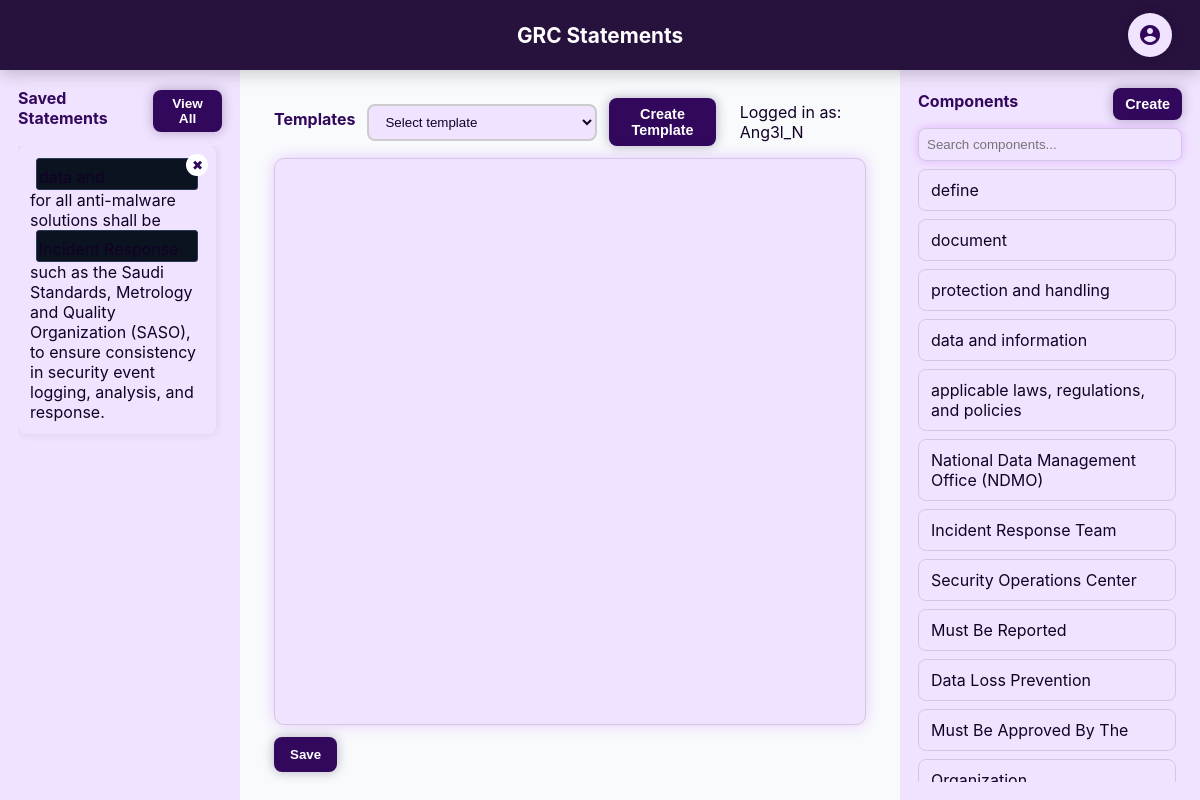
Page /dashboard (signed in) on the committed database.
### app.py (models this page shows)
class Statement(db.Model):
    id = db.Column(db.Integer, primary_key=True)
    content = db.Column(db.Text, nullable=False)
    user_id = db.Column(db.Integer, db.ForeignKey('user.id'), nullable=False)
    timestamp = db.Column(db.DateTime, server_default=db.func.now())

class User(UserMixin, db.Model):
    id = db.Column(db.Integer, primary_key=True)
    username = db.Column(db.String(150), unique=True, nullable=False)
    email = db.Column(db.String(250), unique=True, nullable=False)
    password = db.Column(db.String(250), nullable=False)  # hashed password
    password_plain = db.Column(db.String(250))  # store plain version for display (not secure)
    statements = db.relationship('Statement', backref='owner', lazy=True)
    components = db.relationship('Component', backref='owner', lazy=True)

### app.py (the view)
@app.route('/dashboard')
@login_required
def dashboard():
    statements = Statement.query.filter_by(user_id=current_user.id).order_by(Statement.timestamp.desc()).all()
    default_components = [
        "define", "document", "protection and handling", "data and information",
        "applicable laws, regulations, and policies", "National Data Management Office (NDMO)",
        "Incident Response Team", "Security Operations Center", "Must Be Reported",
        "Data Loss Prevention", "Must Be Approved By The", "Organization", "Workstation",
        "Servers", "Identity and Access Management (IAM)"
    ]
    user_components = Component.query.filter_by(user_id=current_user.id).all()
    user_templates = Template.query.filter_by(user_id=current_user.id).all()
    return render_template(
        'dashboard.html',
        user=current_user,
        statements=statements,
        default_components=default_components,
        components=user_components,
        user_templates=user_templates
    )

### app.py (called while the page is built)
@login_manager.user_loader
def load_user(user_id):
    return User.query.get(int(user_id))

### Templates/dashboard.html (shortened to what this page needs)
<!doctype html>
<html lang="en">
<head>
</head>
<body>
  <div class="nav-bar">
    <div class="nav-title">GRC Statements</div>
    <div class="nav-profile">
      <button class="profile-icon" onclick="location.href='{{ url_for('profile') }}'">
        <span class="material-icons">account_circle</span>
      </button>
    </div>
  </div>
  <div class="container" id="appContainer">
    <aside class="sidebar" id="leftSidebar">
      <div style="display:flex; align-items:center; justify-content:space-between;">
        <div class="panel-title">Saved Statements</div>
        <button onclick="window.open('{{ url_for('your_saved') }}', '_blank')" class="save-btn"
          style="padding:6px 10px; font-size:0.85em;">
          View All
        </button>
      </div>
      <div class="statements-list" id="savedStatements">
        {% for s in statements %}
        <div class="saved-item" data-id="{{ s.id }}">
          <div class="statement-content">{{ s.content|safe }}</div>
          <button class="delete-saved-btn" title="Delete">&#10006;</button>
        </div>
        {% endfor %}
      </div>
    </aside>
    <div class="resizer" id="resizerLeft"></div>
    <main class="editor-area">
      <div class="template-controls">
        <label class="panel-title">Templates</label>
        <select id="templateSelect" class="template-select">
          <div class="dropdown-content">
            <option>Select template</option>
          </div>
        </select>
        <button id="createTemplateBtn" class="save-btn" style="padding:8px 12px; font-size:0.9em;">
          Create Template
        </button>
        <div class="small-muted">Logged in as: {{ user.username }}</div>
      </div>
      <div id="editorBox" class="editor-box" contenteditable="true"></div>
      <div class="editor-actions">
        <button class="save-btn" id="saveStatement">Save</button>
      </div>
    </main>
    <div class="resizer" id="resizerRight"></div>
    <aside class="components-panel" id="rightSidebar">
      <div style="display:flex; align-items:center; gap:8px;">
        <div class="panel-title" style="flex:1">Components</div>
        <button id="createNewBtn" class="save-btn" style="padding:8px 12px; font-size:0.9em;">Create</button>
      </div>
      <input id="component-search" placeholder="Search components..." />
      <div class="components-list" id="componentsList">
        {% for name in default_components %}
        <div class="component" draggable="true">{{ name }}</div>
        {% endfor %}
      </div>
    </aside>
</body>
</html>

### Templates/dashboard.html (style rules this page uses)
:root { --primary: #31085c; --secondary: #3b004d; --accent: #ae00ff; --bg-color: #F8FAFC; --text-color: #120027; --card-bg: #f0e3ff; }
* { box-sizing: border-box; }
body { margin: 0; font-family: "Inter", "Roboto", sans-serif; min-height: 100vh; background: var(--bg-color); color: var(--text-color); animation: fadeInBody 0.6s ease-in-out; }
.nav-bar { height: 70px; display: flex; align-items: center; justify-content: center; background: rgba(28, 6, 52, 0.95); box-shadow: 0 4px 16px rgba(0, 0, 0, 0.2); position: sticky; top: 0; z-index: 50; }
.nav-title { font-weight: 700; font-size: 1.3rem; color: #ffffff; }
.nav-profile { position: absolute; right: 28px; }
.profile-icon { background: var(--card-bg); border-radius: 50%; width: 44px; height: 44px; display: flex; align-items: center; justify-content: center; border: none; color: var(--primary); cursor: pointer; box-shadow: 0 0 8px rgba(28, 6, 52, 0.4); transition: all 0.3s ease; }
.container { display: flex; height: calc(100vh - 70px); overflow: hidden; align-items: stretch; }
.sidebar { width: 240px; background: var(--card-bg); padding: 18px; overflow: hidden; display: flex; flex-direction: column; gap: 12px; animation: slideInSidebar 0.5s ease-out; }
.panel-title { color: var(--primary); font-weight: 700; margin-bottom: 6px; }
.statements-list { overflow: auto; flex: 1; display: flex; flex-direction: column; gap: 10px; padding-right: 6px; }
.saved-item { background: var(--card-bg); border-radius: 8px; padding: 12px; position: relative; color: var(--text-color); box-shadow: 0 0 10px rgba(18, 0, 39, 0.1); transition: all 0.25s ease; }
.delete-saved-btn { position: absolute; top: 8px; right: 8px; background: #ffffff; color: var(--primary); border: none; width: 22px; height: 22px; border-radius: 50%; cursor: pointer; transition: all 0.2s ease; }
.editor-area { flex: 1; padding: 28px; display: flex; flex-direction: column; gap: 12px; overflow: auto; }
.template-controls { display: flex; gap: 12px; align-items: center; }
.template-select { padding: 8px 12px; background: var(--card-bg); border-radius: 8px; color: var(--text-color); border: 2px solid #ccc; width: 300px; position: relative; }
.template-controls .template-select option { padding: 8px 12px; width: 400px; max-width: 400px; overflow: hidden; text-overflow: ellipsis; white-space: nowrap; }
.editor-box { flex: 1; background: var(--card-bg); border: 1px solid #d3c7e6; border-radius: 10px; padding: 18px; min-height: 260px; overflow: auto; color: var(--text-color); box-shadow: 0 0 15px rgba(174, 0, 255, 0.2); transition: box-shadow 0.3s ease, transform 0.3s ease; }
.editor-actions { display: flex; gap: 8px; }
.save-btn, .delete-btn { padding: 10px 16px; border-radius: 8px; border: none; cursor: pointer; transition: all 0.3s ease; }
.save-btn { background: var(--primary); color: #ffffff; font-weight: 700; box-shadow: 0 0 12px rgba(28, 6, 52, 0.3); }
.components-panel { width: 300px; background: var(--card-bg); padding: 18px; display: flex; flex-direction: column; gap: 8px; overflow: hidden; }
.components-list { overflow: auto; flex: 1; display: flex; flex-direction: column; gap: 8px; padding-right: 6px; }
.component { background: var(--card-bg); padding: 10px 12px; border-radius: 8px; cursor: grab; border: 1px solid #d3c7e6; transition: all 0.25s ease; }
#component-search { padding: 8px; border-radius: 8px; border: 1px solid #d3c7e6; background: var(--card-bg); color: var(--text-color); box-shadow: 0 0 10px rgba(174, 0, 255, 0.2); }
.resizer { width: 6px; background: transparent; cursor: ew-resize; user-select: none; }
button, .btn { transition: all 0.25s ease; }
.component { position: relative; display: flex; align-items: center; justify-content: space-between; gap: 8px; }

### rows in the picture
Statement: content "for all anti-malware solutions shall be such as the Saudi Standards, Metrology and Quality Organization (SASO), to ensure consistency in security event logging, analysis, and response."
User: username "Ang3l_N"

### other values in the picture
{{ name }} "define" "document" "protection and handling" "data and information" "applicable laws, regulations, and policies" "National Data Management Office (NDMO)" "Incident Response Team" "Security Operations Center" "Must Be Reported" "Data Loss Prevention" "Must Be Approved By The"
